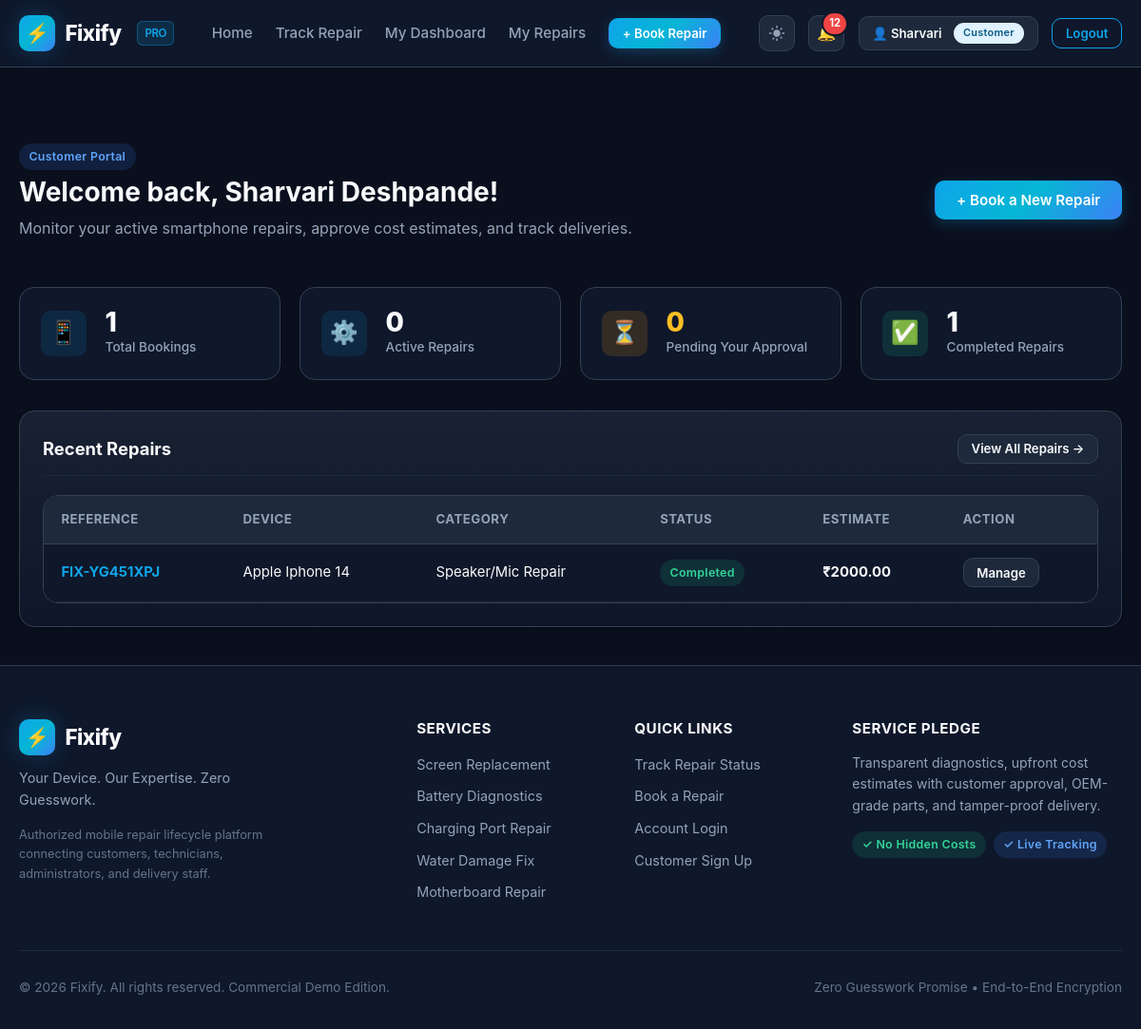
The page /customer/dashboard (signed in) on the database its author committed.
### tables this page shows
CREATE TABLE estimates (
    id INTEGER PRIMARY KEY AUTOINCREMENT,
    booking_id INTEGER NOT NULL,
    technician_id INTEGER NOT NULL,
    parts_cost REAL NOT NULL DEFAULT 0,
    labour_cost REAL NOT NULL DEFAULT 0,
    additional_charges REAL NOT NULL DEFAULT 0,
    total_cost REAL NOT NULL DEFAULT 0,
    estimated_completion TEXT,
    approval_status TEXT NOT NULL DEFAULT 'Pending' CHECK(approval_status IN ('Pending','Approved','Rejected')),
    approved_by INTEGER,
    approval_date TEXT,
    approval_notes TEXT,
    created_at TEXT NOT NULL DEFAULT (datetime('now')),
    updated_at TEXT NOT NULL DEFAULT (datetime('now')),
    FOREIGN KEY (booking_id) REFERENCES bookings(id),
    FOREIGN KEY (technician_id) REFERENCES users(id),
    FOREIGN KEY (approved_by) REFERENCES users(id)
);

CREATE TABLE bookings (
    id INTEGER PRIMARY KEY AUTOINCREMENT,
    reference TEXT NOT NULL UNIQUE,
    customer_id INTEGER NOT NULL,
    phone_brand TEXT NOT NULL,
    phone_model TEXT NOT NULL,
    category_id INTEGER,
    problem_description TEXT NOT NULL,
    device_condition TEXT,
    service_type TEXT NOT NULL DEFAULT 'walk_in' CHECK(service_type IN ('walk_in','pickup_delivery')),
    pickup_address TEXT,
    preferred_date TEXT,
    additional_notes TEXT,
    status TEXT NOT NULL DEFAULT 'Booked' CHECK(status IN (
        'Booked','Assigned','Diagnosis','Waiting for Approval',
        'Estimate Rejected','In Progress','Ready for Pickup',
        'Out for Delivery','Delivered','Completed','Cancelled','Unable to Repair'
    )),
    technician_id INTEGER,
    delivery_staff_id INTEGER,
    created_at TEXT NOT NULL DEFAULT (datetime('now')),
    updated_at TEXT NOT NULL DEFAULT (datetime('now')),
    FOREIGN KEY (customer_id) REFERENCES users(id),
    FOREIGN KEY (category_id) REFERENCES repair_categories(id),
    FOREIGN KEY (technician_id) REFERENCES users(id),
    FOREIGN KEY (delivery_staff_id) REFERENCES users(id)
);

CREATE TABLE repair_categories (
    id INTEGER PRIMARY KEY AUTOINCREMENT,
    name TEXT NOT NULL UNIQUE,
    description TEXT,
    is_active INTEGER NOT NULL DEFAULT 1,
    created_at TEXT NOT NULL DEFAULT (datetime('now'))
);

### routes/customer.py (the view)
@bp.route('/dashboard')
@login_required(roles=['customer'])
def dashboard():
    customer_id = session['user_id']
    db = get_db()
    total_bookings = db.execute("SELECT COUNT(*) as c FROM bookings WHERE customer_id = ?", (customer_id,)).fetchone()['c']
    active_repairs = db.execute(
        """SELECT COUNT(*) as c FROM bookings
           WHERE customer_id = ? AND status NOT IN ('Completed', 'Cancelled', 'Unable to Repair')""",
        (customer_id,)
    ).fetchone()['c']
    pending_approvals = db.execute(
        """SELECT COUNT(*) as c FROM bookings b
           JOIN estimates e ON b.id = e.booking_id
           WHERE b.customer_id = ? AND e.approval_status = 'Pending' AND b.status = 'Waiting for Approval'""",
        (customer_id,)
    ).fetchone()['c']
    completed_repairs = db.execute(
        "SELECT COUNT(*) as c FROM bookings WHERE customer_id = ? AND status = 'Completed'",
        (customer_id,)
    ).fetchone()['c']
    recent_bookings = db.execute(
        """SELECT b.*, rc.name as category_name, e.total_cost, e.approval_status as estimate_status
           FROM bookings b
           LEFT JOIN repair_categories rc ON b.category_id = rc.id
           LEFT JOIN estimates e ON b.id = e.booking_id
           WHERE b.customer_id = ?
           ORDER BY b.created_at DESC LIMIT 5""",
        (customer_id,)
    ).fetchall()
    return render_template(
        'customer/dashboard.html',
        total_bookings=total_bookings,
        active_repairs=active_repairs,
        pending_approvals=pending_approvals,
        completed_repairs=completed_repairs,
        recent_bookings=recent_bookings
    )

### database/db.py (called while the page is built)
def get_db():
    if 'db' not in g:
        g.db = sqlite3.connect(
            current_app.config['DATABASE'],
            detect_types=sqlite3.PARSE_DECLTYPES
        )
        g.db.row_factory = sqlite3.Row
        g.db.execute("PRAGMA foreign_keys = ON")
    return g.db

### services/auth_service.py (called while the page is built, shortened)
def login_required(roles=None):
    if isinstance(roles, str):
        roles = [roles]
    def decorator(f):
        @wraps(f)
        def decorated_function(*args, **kwargs):
            user_id = session.get('user_id')
            if not user_id:
                flash('Please log in to access this page.', 'warning')
                return redirect(url_for('auth.login', next=request.path))
            user_role = session.get('user_role')
            return f(*args, **kwargs)
        return decorated_function
    return decorator

### services/notification_service.py (called while the page is built)
def get_unread_count(user_id):
    db = get_db()
    row = db.execute(
        "SELECT COUNT(*) as count FROM notifications WHERE user_id = ? AND is_read = 0",
        (user_id,)
    ).fetchone()
    return row['count'] if row else 0

### templates/customer/dashboard.html (shortened to what this page needs)
{% extends "base.html" %}
{% block content %}
<div class="container" style="padding: 2.5rem 1.25rem;">
    <div style="display: flex; justify-content: space-between; align-items: center; margin-bottom: 2rem; flex-wrap: wrap; gap: 1rem;">
        <div>
            <span class="badge badge-booked" style="margin-bottom: 0.4rem;">Customer Portal</span>
            <h2>Welcome back, {{ session.get('user_name') }}!</h2>
            <p>Monitor your active smartphone repairs, approve cost estimates, and track deliveries.</p>
        </div>
        <a href="{{ url_for('bookings.create') }}" class="btn btn-primary">
            + Book a New Repair
        </a>
    </div>
    <div class="stats-grid">
        <div class="stat-card">
            <div class="stat-icon">📱</div>
            <div>
                <div class="stat-val">{{ total_bookings }}</div>
                <div class="stat-label">Total Bookings</div>
            </div>
        </div>
        <div class="stat-card">
            <div class="stat-icon">⚙️</div>
            <div>
                <div class="stat-val">{{ active_repairs }}</div>
                <div class="stat-label">Active Repairs</div>
            </div>
        </div>
        <div class="stat-card">
            <div class="stat-icon" style="color: #f59e0b; background: rgba(245, 158, 11, 0.15);">⏳</div>
            <div>
                <div class="stat-val" style="color: #fbbf24;">{{ pending_approvals }}</div>
                <div class="stat-label">Pending Your Approval</div>
            </div>
        </div>
        <div class="stat-card">
            <div class="stat-icon" style="color: #10b981; background: rgba(16, 185, 129, 0.15);">✅</div>
            <div>
                <div class="stat-val">{{ completed_repairs }}</div>
                <div class="stat-label">Completed Repairs</div>
            </div>
        </div>
    </div>
    <div class="card">
        <div class="card-header">
            <h3 class="card-title">Recent Repairs</h3>
            <a href="{{ url_for('customer.my_bookings') }}" class="btn btn-sm btn-secondary">View All Repairs &rarr;</a>
        </div>
        {% if recent_bookings %}
            <div class="table-responsive">
                <table class="table">
                    <thead>
                        <tr>
                            <th>Reference</th>
                            <th>Device</th>
                            <th>Category</th>
                            <th>Status</th>
                            <th>Estimate</th>
                            <th>Action</th>
                        </tr>
                    </thead>
                    <tbody>
                        {% for b in recent_bookings %}
                        <tr>
                            <td>
                                <a href="{{ url_for('customer.booking_detail', booking_id=b.id) }}" style="font-weight: 700;">
                                    {{ b.reference }}
                                </a>
                            </td>
                            <td>{{ b.phone_brand }} {{ b.phone_model }}</td>
                            <td>{{ b.category_name or 'General' }}</td>
                            <td>
                                <span class="badge badge-{{ b.status.lower().replace(' ', '-') }}">
                                    {{ b.status }}
                                </span>
                            </td>
                            <td>
                                {% if b.total_cost %}
                                    <strong>₹{{ "%.2f"|format(b.total_cost) }}</strong>
                                {% else %}
                                    <span style="color: var(--text-muted);">In Diagnosis</span>
                                {% endif %}
                            </td>
                            <td>
                                <a href="{{ url_for('customer.booking_detail', booking_id=b.id) }}" class="btn btn-sm btn-secondary">
                                    Manage
                                </a>
                            </td>
                        </tr>
                        {% endfor %}
                    </tbody>
                </table>
            </div>
        {% else %}
            <div style="text-align: center; padding: 3rem 1.5rem;">
                <p style="margin-bottom: 1rem;">You don't have any repair bookings yet.</p>
                <a href="{{ url_for('bookings.create') }}" class="btn btn-primary">+ Book Your First Repair</a>
            </div>
        {% endif %}
    </div>
</div>
{% endblock %}

### rows shown on the page
estimates: reference "FIX-YG451XPJ", phone_brand "Apple", phone_model "Iphone 14", name "Speaker/Mic Repair", status "Completed", total_cost "2000.00"

### other values the page prints
{{ unread_notifications_count }} "12"
{{ session.get('user_name', 'Account').split()[0] }} "Sharvari"
{{ session.get('user_role') }} "Customer"
{{ session.get('user_name') }} "Sharvari Deshpande"
{{ total_bookings }} "1"
{{ active_repairs }} "0"
{{ pending_approvals }} "0"
{{ completed_repairs }} "1"
{{ tagline }} "Your Device. Our Expertise. Zero Guesswork."
